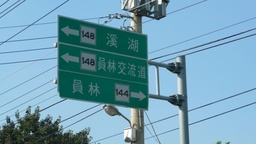
#> input picture test/Perspective_0.jpg, 256 x 144 px, shrunk from 1200 x 675 before the run
$ python regionfilling.py test/Perspective_0.jpg 100
#> lines starting #> are read from the running program, lines starting #| are printed output that depends on the picture; after the words box and inside, x2 and y2 are one past the last pixel; in counts of white or black regions, pixels touching at a corner belong together
### morphology.py
import numpy as np

default_structure = np.ones((3, 3))


def idx_check(index):
    if index < 0:
        return 0
    else:
        return index


def dilate(binary_img_matrix=None, structuring_element=default_structure):
    binary_img_matrix = np.asarray(binary_img_matrix)
    structuring_element = np.asarray(structuring_element)
    ste_shp = structuring_element.shape
    dilated_img = np.zeros((binary_img_matrix.shape[0], binary_img_matrix.shape[1]), dtype=binary_img_matrix.dtype)
    ste_origin = (int((structuring_element.shape[0] - 1) / 2), int((structuring_element.shape[1] - 1) / 2))

    for i in range(len(binary_img_matrix)):
        for j in range(len(binary_img_matrix[0])):
            overlap = binary_img_matrix[idx_check(i - ste_origin[0]):i + (ste_shp[0] - ste_origin[0]),
                      idx_check(j - ste_origin[1]):j + (ste_shp[1] - ste_origin[1])]
            shp = overlap.shape

            ste_first_row_idx = int(np.fabs(i - ste_origin[0])) if i - ste_origin[0] < 0 else 0
            ste_first_col_idx = int(np.fabs(j - ste_origin[1])) if j - ste_origin[1] < 0 else 0

            ste_last_row_idx = ste_shp[0] - 1 - (i + (ste_shp[0] - ste_origin[0]) - binary_img_matrix.shape[0]) if i + (
                    ste_shp[0] - ste_origin[0]) > binary_img_matrix.shape[0] else ste_shp[0] - 1
            ste_last_col_idx = ste_shp[1] - 1 - (j + (ste_shp[1] - ste_origin[1]) - binary_img_matrix.shape[1]) if j + (
                    ste_shp[1] - ste_origin[1]) > binary_img_matrix.shape[1] else ste_shp[1] - 1

            if shp[0] != 0 and shp[1] != 0 and np.logical_and(
                    structuring_element[ste_first_row_idx:ste_last_row_idx + 1, ste_first_col_idx:ste_last_col_idx + 1],
                    overlap).any():
                dilated_img[i, j] = 255

    return dilated_img


# [28 lines left out: function erode, not called in this run]

### regionfilling.py
import sys
import cv2
import numpy as np
import morphology


def main():
    img_path = sys.argv[1]
    input_img = cv2.imread(img_path)
#> input_img is the input picture: shape (144, 256, 3); mean B, G, R 179.1, 159.3, 113.7
    element_size = int(sys.argv[2])
    cv2.imshow("source", input_img)

    gray_img = cv2.cvtColor(input_img, cv2.COLOR_BGR2GRAY)
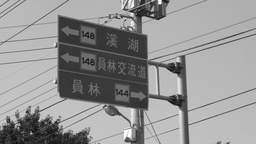
#> gray_img: shape (144, 256); min 11, max 255, mean 147.9

    # 二值化
    thresh = 128
    img_binary = cv2.threshold(gray_img, thresh, 255, cv2.THRESH_BINARY)[1]
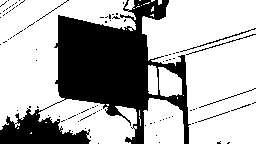
#> img_binary: shape (144, 256); 68.3% white; 94 black regions (87 under 20 px), largest, box (x1, y1, x2, y2) and area: (0, 0, 191, 144) 11120, (180, 28, 256, 52) 99, (186, 34, 256, 55) 83

    # 構造Marker圖像
    marker = np.zeros_like(img_binary)
    marker[0, :] = 255
    marker[-1, :] = 255
    marker[:, 0] = 255
    marker[:, -1] = 255

    # 原圖取補得到MASK圖像,限制膨脹結果
    mask = 255 - img_binary
    cv2.imshow("mask", mask)  # mask

    # Region Filling，定義一個Structures Element 做dilation，直到收斂為止
    el = cv2.getStructuringElement(cv2.MORPH_CROSS, (element_size, element_size))
    # cnt = 0
    # m_cnt = 0
    while True:
        marker_pre = marker
        dilation = morphology.dilate(marker, el)
        marker = np.min((dilation, mask), axis=0)  # dilation 跟 mask做比較，取最小值(0)，以達到filling的效果
        # [6 lines of commented-out code are left out]
        if (marker_pre == marker).all():
            break
#> this loop made 3 passes
#> pass 1, in main, `marker = np.min((dilation, mask), axis=0)`:
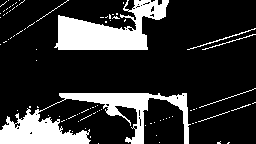
#> marker: shape (144, 256); 19.8% white; 87 white regions (79 under 20 px), largest, box (x1, y1, x2, y2) and area: (0, 93, 191, 144) 3798, (54, 0, 169, 50) 2980, (187, 28, 256, 50) 92
#> pass 2, in dilate (call 2), `structuring_element = np.asarray(structuring_element)`:
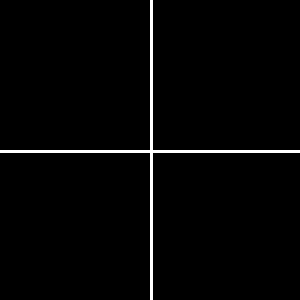
#> structuring_element: shape (100, 100) (shown 3 times larger); values 0 (black) and 1 (white), 2% white in thin lines or dots
#> pass 2, in main, `dilation = morphology.dilate(marker, el)`:
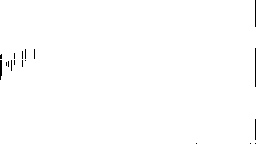
#> dilation: shape (144, 256); 99.4% white; black in thin lines or dots
#> pass 3, in main, `dilation = morphology.dilate(marker, el)`:
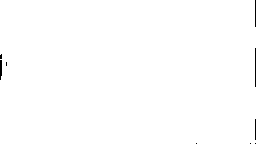
#> dilation: shape (144, 256); 99.6% white; black in thin lines or dots

    dst = 255 - marker
    cv2.imshow("dst", dst)  # dst

    filling = dst - img_binary
#> filling: shape (144, 256); every value is 0
    cv2.imshow("filling", filling)  # filling

    # 隨意Key一鍵結束程式
    cv2.waitKey(0)
    cv2.destroyAllWindows()


if __name__ == '__main__':
    if len(sys.argv) != 3:
        print("缺少要處理的圖片名稱")
        exit()

    main()
